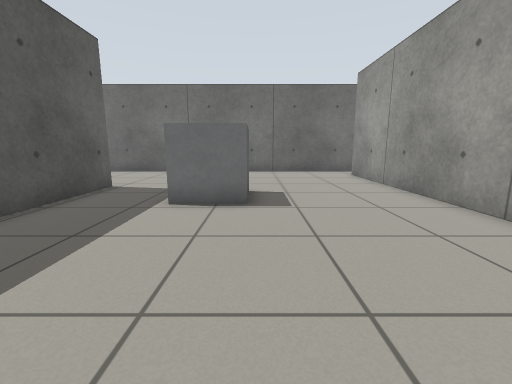
View 1 (above)

17 first-person views from a walk through a robot-simulator world made for Gazebo. The camera is 0.72 m above the floor, tilts 10° down and sees 90° across. The floor is counted in squares, 0.5 m on a side. Each view is taken from the middle of a square. On the plan, view 1 faces up. The plan holds only what a view shows up to about 13 squares ahead; the rest is blank.

View 2
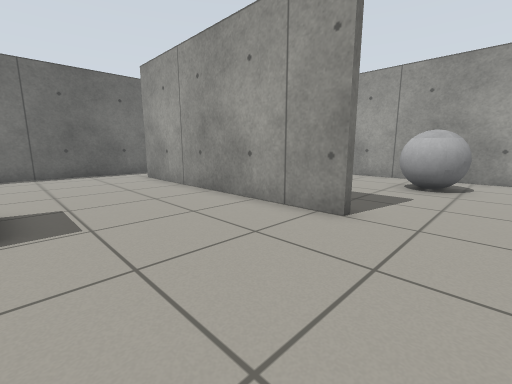

View 3
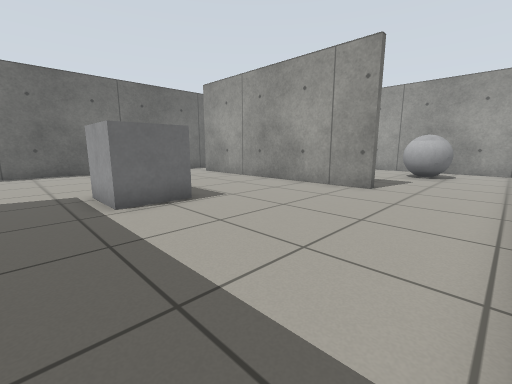

View 4
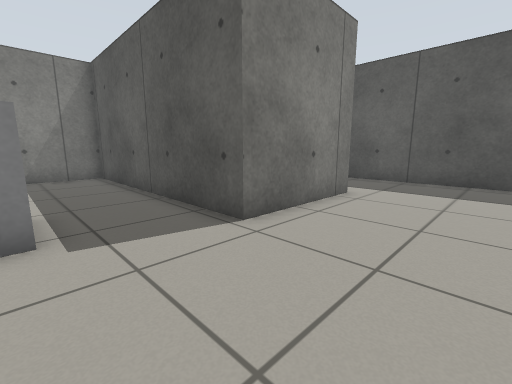

View 5
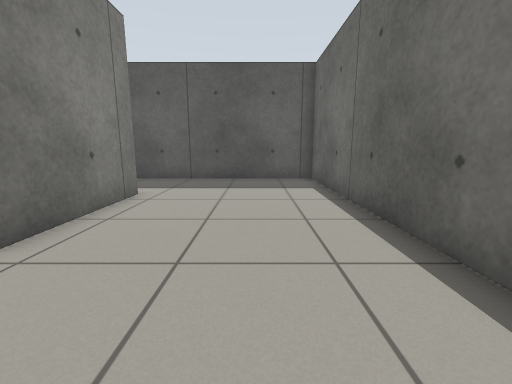

View 6
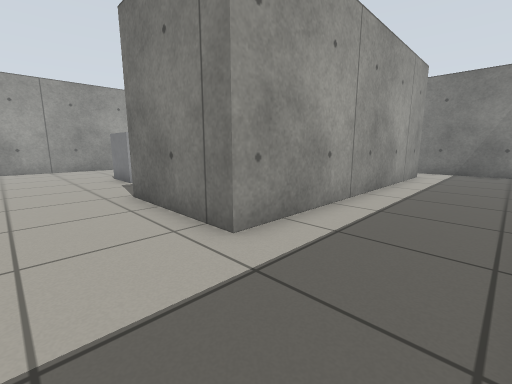

View 7
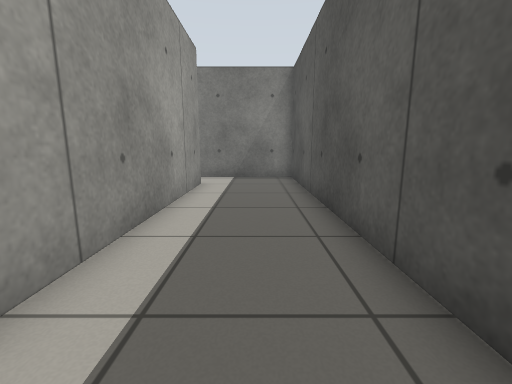

View 8
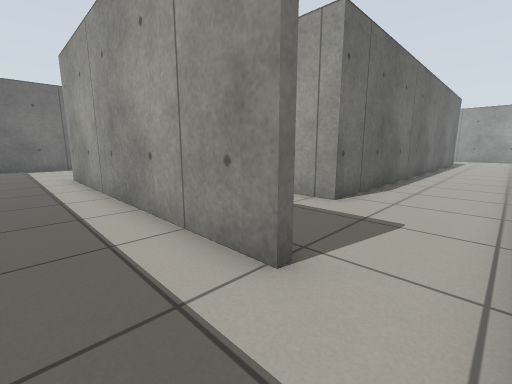

View 9
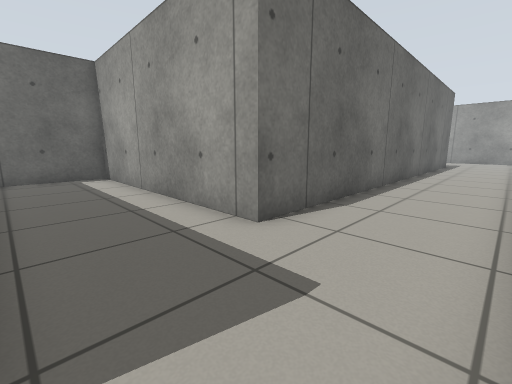

View 10
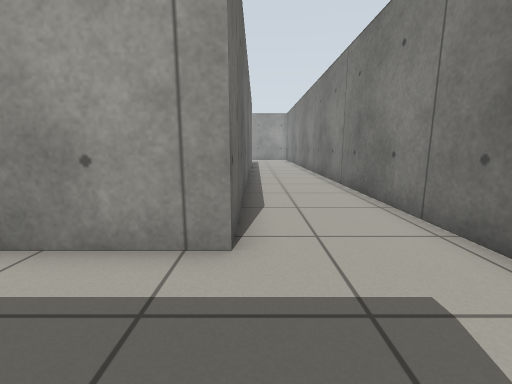

View 11
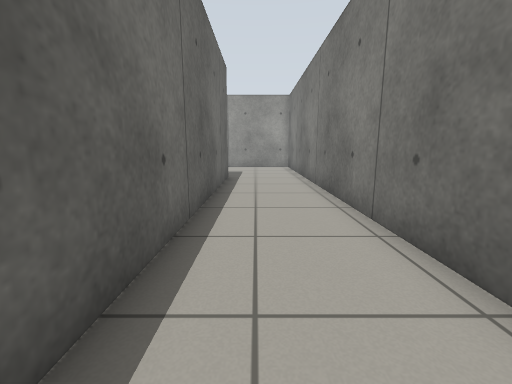

View 12
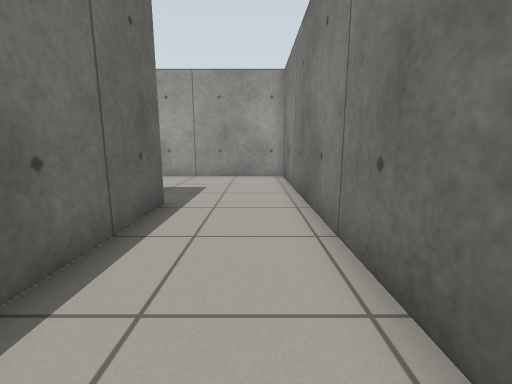

View 13
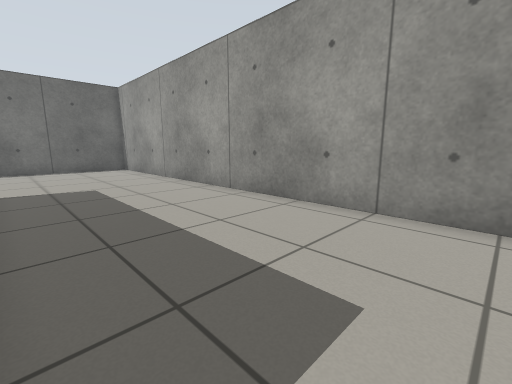

View 14
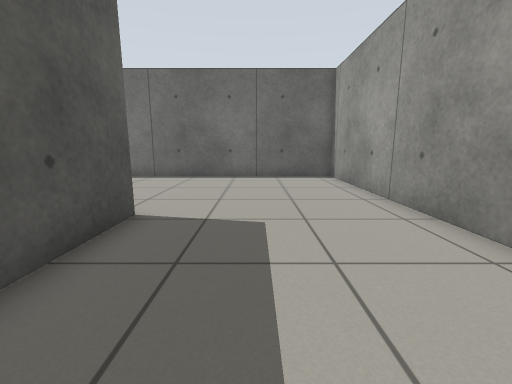

View 15
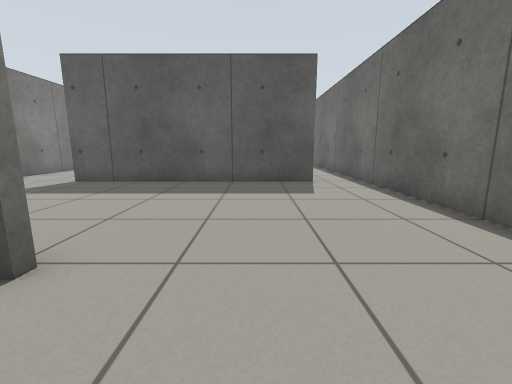

View 16
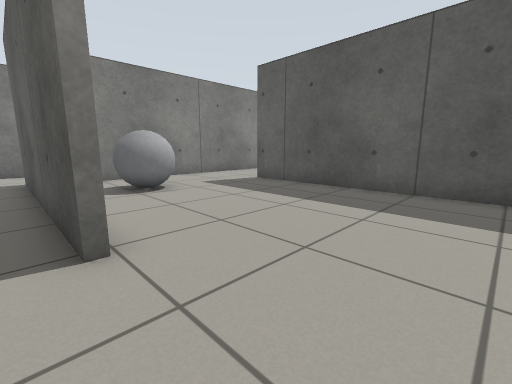

View 17
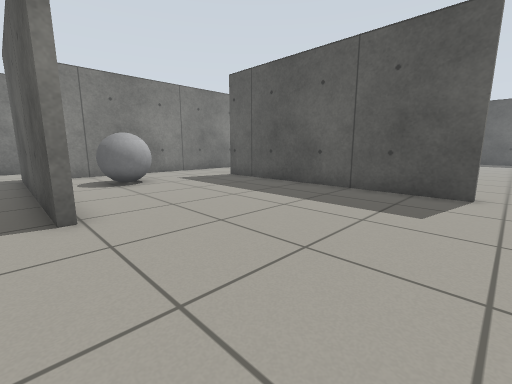

### Floor plan
Ten units are one square. View 1 is at (0, 0); x grows to the right and y downward. Boxes are objects, and circles mark ways between rooms. Rooms are numbered by the first view taken in them; rooms with no view inside come last. Other rooms are left out.
<svg viewBox="-142 -161 344 209">
<path fill="none" stroke="#000" d="M50 -34 50 -135M24 3 36 3M45 -156 -137 -156 -137 43 -104 43M-98 23 -98 -93 -53 -93 -53 3 -22 3M71 3 118 3M131 1 131 -70M130 -83 134 -83 134 7 -56 7 -56 -90 -91 -90M53 -135 53 -34M-59 43 197 43 197 -156 45 -156M-104 43 -92 43"/>
<rect x="-25" y="-85" width="30" height="20" fill="#bbb"><title>grey box</title></rect>
<rect x="95" y="-45" width="20" height="30" fill="#bbb"><title>grey ball</title></rect>
<circle cx="-100" cy="35" r="3" fill="#2a7"/>
<circle cx="50" cy="-145" r="3" fill="#2a7"/>
<circle cx="50" cy="-15" r="3" fill="#2a7"/>
<text x="-40" y="-80">1</text>
<text x="80" y="-40">2</text>
</svg>
Room 1 opens to room 2.

Where each view was taken, in squares from view 1:
view 1: 0 up, 0 right, facing up
view 2: 1 up, 0 right, facing up-right
view 3: 0 up, 4 left, facing up-right
view 4: 13 up, 2 left, facing down-left
view 5: 13 up, 2 left, facing left
view 6: 12 up, 13 left, facing down-right
view 7: 8 up, 12 left, facing down
view 8: 4 down, 12 left, facing up-right
view 9: 4 down, 9 left, facing up-right
view 10: 1 down, 9 left, facing right
view 11: 2 down, 1 right, facing right
view 12: 3 down, 7 right, facing right
view 13: 2 down, 14 right, facing up-right
view 14: 3 up, 16 right, facing up
view 15: 11 up, 16 right, facing left
view 16: 12 up, 14 right, facing down-left
view 17: 14 up, 14 right, facing down-left
